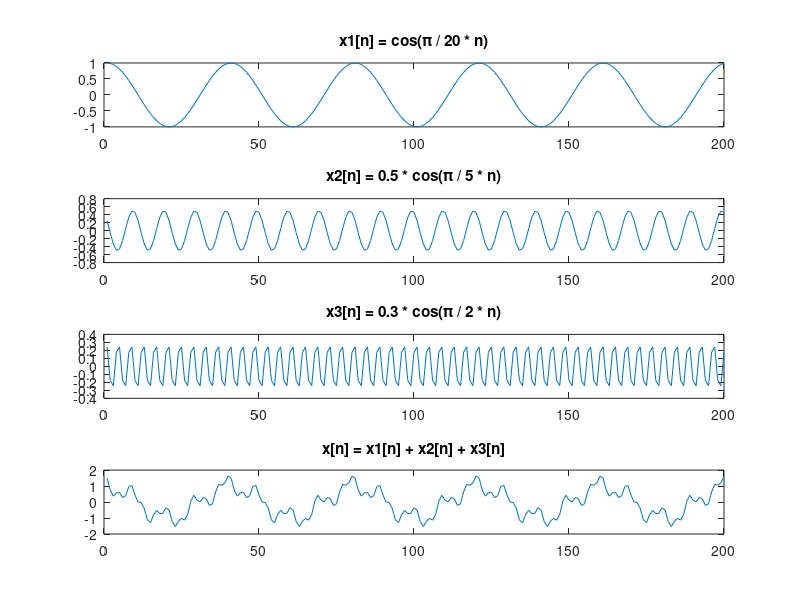
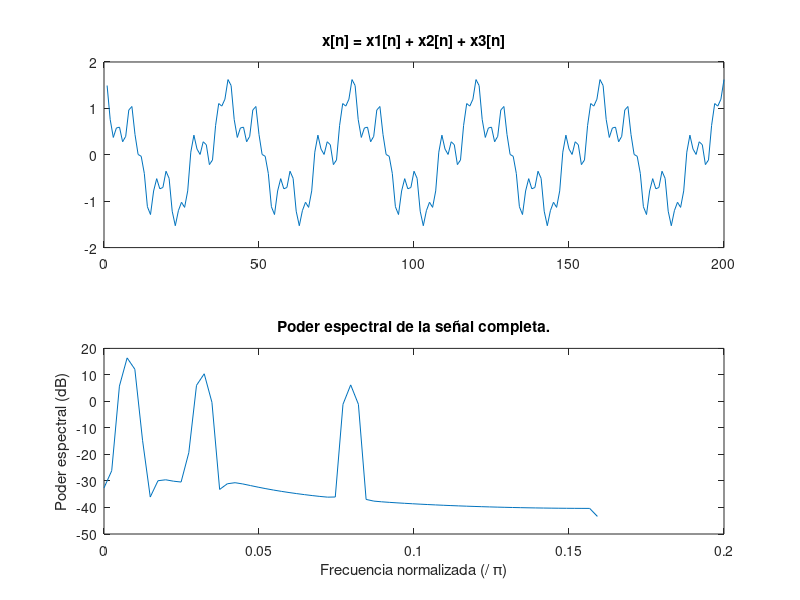
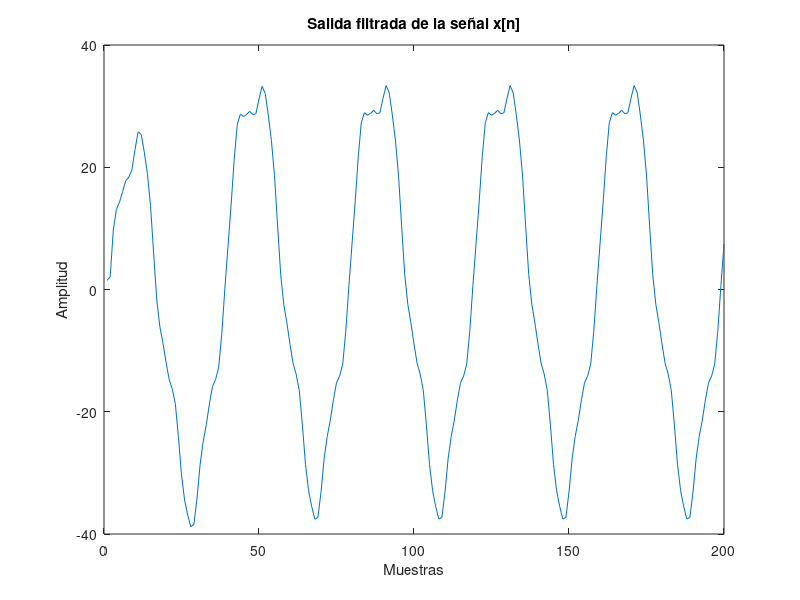

Here is the MATLAB script that generated these plots, in order:
% Generamos una señal discreta de 5001 muestras 
% formada por la suma de los tres tonos:

% Calculamos cada tono por separado:

n = 0:5000;

x1 = cos(pi / 20 * n);
x2 = 0.5 * cos(pi / 5 * n + pi / 3);
x3 = 0.3 * cos(pi / 2 * n + pi / 5);

% Los sumamos:

x = x1+x2+x3;

% Los graficamos:

figure;
subplot(4, 1, 1);
plot(1:200, x1(1:200));
title('x1[n] = cos(\pi / 20 * n)')
subplot(4, 1, 2);
plot(1:200, x2(1:200));
title('x2[n] = 0.5 * cos(\pi / 5 * n)')
subplot(4, 1, 3);
plot(1:200, x3(1:200));
title('x3[n] = 0.3 * cos(\pi / 2 * n)')
subplot(4, 1, 4);
plot(1:200, x(1:200));
title('x[n] = x1[n] + x2[n] + x3[n]');

% Ahora calculamos el poder espectral de la señal completa
% en decibelios:

[Pxx, f] = pwelch(x);
pxx = 10*log10(Pxx); % para potencia usamos 10*log
f = f / pi; % normalizamos la frecuencia


% Y representamos en una figura una gráfica para las 200
% primeras muestras de la señal, y el poder espectral de
% la señal completa:

figure;
subplot(2, 1, 1);
plot(1:200, x(1:200));
title('x[n] = x1[n] + x2[n] + x3[n]');
subplot(2, 1, 2);
plot(f, pxx);
title('Poder espectral de la señal completa.')
xlabel('Frecuencia normalizada (/ \pi)');
ylabel('Poder espectral (dB)');

% Veamos la señal correspondiente a esta entrada:

b = [1 -0,5];
a = [1 -0.9];

out = filter(b, a, x);

% Graficamos la señal filtrada
figure;
plot(1:200, out(1:200));
title('Salida filtrada de la señal x[n]');
xlabel('Muestras');
ylabel('Amplitud');

